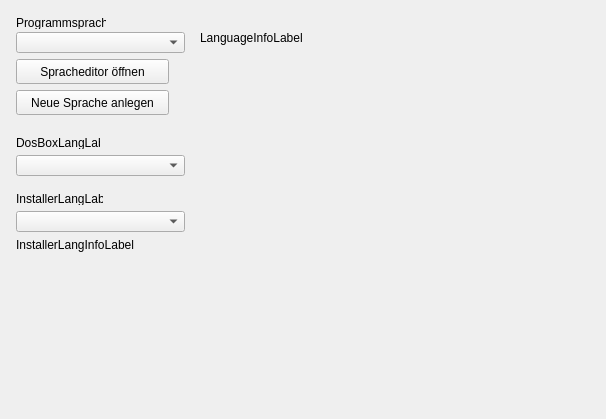
<?xml version="1.0" encoding="UTF-8"?>
<ui version="4.0">
  <class>SetupFrameLanguage</class>
  <widget class="QWidget" name="SetupFrameLanguage">
    <property name="geometry"><rect><x>0</x><y>0</y><width>606</width><height>419</height></rect></property>
    <property name="vclDesignWidth" stdset="0"><number>606</number></property>
    <property name="vclDesignHeight" stdset="0"><number>419</number></property>
    <widget class="QLabel" name="LanguageLabel">
      <property name="geometry"><rect><x>16</x><y>16</y><width>90</width><height>13</height></rect></property>
      <property name="text"><string>Programmsprache:</string></property>
      <property name="textFormat"><enum>Qt::PlainText</enum></property>
      <property name="alignment"><set>Qt::AlignLeft|Qt::AlignTop</set></property>
      <property name="vclAutoSize" stdset="0"><bool>true</bool></property>
    </widget>
    <widget class="QLabel" name="DosBoxLangLabel">
      <property name="geometry"><rect><x>16</x><y>136</y><width>84</width><height>13</height></rect></property>
      <property name="text"><string>DosBoxLangLabel</string></property>
      <property name="textFormat"><enum>Qt::PlainText</enum></property>
      <property name="alignment"><set>Qt::AlignLeft|Qt::AlignTop</set></property>
      <property name="vclAutoSize" stdset="0"><bool>true</bool></property>
    </widget>
    <widget class="QLabel" name="LanguageInfoLabel">
      <property name="geometry"><rect><x>200</x><y>31</y><width>393</width><height>174</height></rect></property>
      <property name="visible"><bool>false</bool></property>
      <property name="vclAnchors" stdset="0"><string notr="true">akLeft,akTop,akRight</string></property>
      <property name="text"><string>LanguageInfoLabel</string></property>
      <property name="textFormat"><enum>Qt::PlainText</enum></property>
      <property name="wordWrap"><bool>true</bool></property>
      <property name="alignment"><set>Qt::AlignLeft|Qt::AlignTop</set></property>
    </widget>
    <widget class="QLabel" name="InstallerLangLabel">
      <property name="geometry"><rect><x>16</x><y>192</y><width>87</width><height>13</height></rect></property>
      <property name="text"><string>InstallerLangLabel</string></property>
      <property name="textFormat"><enum>Qt::PlainText</enum></property>
      <property name="alignment"><set>Qt::AlignLeft|Qt::AlignTop</set></property>
      <property name="vclAutoSize" stdset="0"><bool>true</bool></property>
    </widget>
    <widget class="QLabel" name="InstallerLangInfoLabel">
      <property name="geometry"><rect><x>16</x><y>238</y><width>577</width><height>83</height></rect></property>
      <property name="vclAnchors" stdset="0"><string notr="true">akLeft,akTop,akRight</string></property>
      <property name="text"><string>InstallerLangInfoLabel</string></property>
      <property name="textFormat"><enum>Qt::PlainText</enum></property>
      <property name="wordWrap"><bool>true</bool></property>
      <property name="alignment"><set>Qt::AlignLeft|Qt::AlignTop</set></property>
    </widget>
    <widget class="QComboBox" name="LanguageComboBox">
      <property name="geometry"><rect><x>16</x><y>32</y><width>169</width><height>21</height></rect></property>
      <property name="editable"><bool>false</bool></property>
      <property name="maxVisibleItems"><number>8</number></property>
    </widget>
    <widget class="QComboBox" name="DosBoxLangEditComboBox">
      <property name="geometry"><rect><x>16</x><y>155</y><width>169</width><height>21</height></rect></property>
      <property name="editable"><bool>false</bool></property>
      <property name="maxVisibleItems"><number>8</number></property>
    </widget>
    <widget class="QPushButton" name="LanguageOpenEditor">
      <property name="geometry"><rect><x>16</x><y>59</y><width>153</width><height>25</height></rect></property>
      <property name="text"><string>Spracheditor öffnen</string></property>
      <property name="autoDefault"><bool>false</bool></property>
      <property name="vclOnClick" stdset="0"><string notr="true">ButtonWork</string></property>
    </widget>
    <widget class="QPushButton" name="LanguageNew">
      <property name="geometry"><rect><x>16</x><y>90</y><width>153</width><height>25</height></rect></property>
      <property name="tag" stdset="0"><number>1</number></property>
      <property name="text"><string>Neue Sprache anlegen</string></property>
      <property name="autoDefault"><bool>false</bool></property>
      <property name="vclOnClick" stdset="0"><string notr="true">ButtonWork</string></property>
    </widget>
    <widget class="QComboBox" name="InstallerLangEditComboBox">
      <property name="geometry"><rect><x>16</x><y>211</y><width>169</width><height>21</height></rect></property>
      <property name="editable"><bool>false</bool></property>
      <property name="maxVisibleItems"><number>8</number></property>
    </widget>
  </widget>
  <tabstops>
    <tabstop>LanguageComboBox</tabstop>
    <tabstop>LanguageOpenEditor</tabstop>
    <tabstop>InstallerLangEditComboBox</tabstop>
    <tabstop>DosBoxLangEditComboBox</tabstop>
    <tabstop>LanguageNew</tabstop>
  </tabstops>
  <resources><include location="../../resources/dfend.qrc"/></resources>
  <connections/>
</ui>
